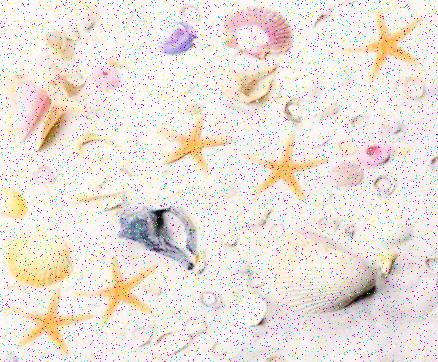
%> input picture Starfish.jpg, 438 x 362 px
$ octave Task4.m   (GNU Octave 9; MATLAB toolbox functions it lacks are replaced by stand-ins)
%> lines starting %> are read from the running program, lines starting %| are printed output that depends on the picture; in (x1, y1, x2, y2) boxes, pixels count from 0 and x2, y2 are one past the last pixel; in counts of white or black regions, pixels touching at a corner belong together; the program's own positions count from 1
% MATLAB script for Assessment Item-1
%Task-4
close all;
% Task-4.1:Load input image
InputImage = imread('Starfish.jpg');
%> InputImage is the input picture: size 362x438x3 uint8; mean R, G, B 235.5, 226.7, 219.8
% Task-4.2:Conversion of input image to greyscale
GrayImage = rgb2gray(imread('Starfish.jpg'));
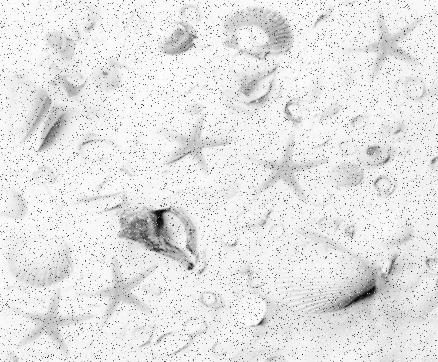
%> GrayImage: size 362x438 uint8; min 1, max 255, mean 228.6
% Task-4.3:Median filetring to remove noise from image
FilterImage = medfilt2(GrayImage);
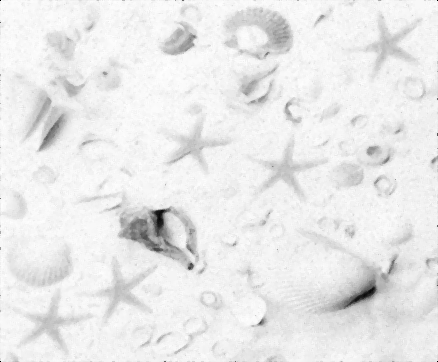
%> FilterImage: size 362x438 uint8; min 0, max 254, mean 233.8
% Task-4.4:Sharpening the Image after its Filtered
SharpenImage= imsharpen(FilterImage);

%Display all tasks from 4.1 - 4.4 in a subplot
figure('Name','Images of Task 4.1 - 4.4','NumberTitle','off');
subplot(2,2,1);imshow(InputImage); title('Output Image');
subplot(2,2,2);imshow(GrayImage); title('Grayscale Output Image');
subplot(2,2,3);imshow(FilterImage);title('Median Filter Image');
subplot(2,2,4);imshow(SharpenImage);title('Sharpened Image');

% Task-4.5:Binary Image Segmentation
ImageBW = imbinarize(SharpenImage,0.92);
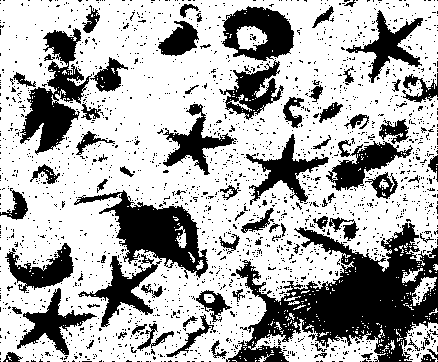
%> ImageBW: size 362x438 logical; 68% white; 2100 black regions (2019 under 20 px), largest, box (x1, y1, x2, y2) and area: (226, 223, 438, 362) 13166, (74, 190, 208, 279) 4412, (20, 28, 92, 155) 3682
ImageBW = ~ImageBW ;

% Task-4.6:Morphological Processing
se = strel('square',4);
se2 = strel('disk',3);
SharpenImage = imerode(ImageBW, se);
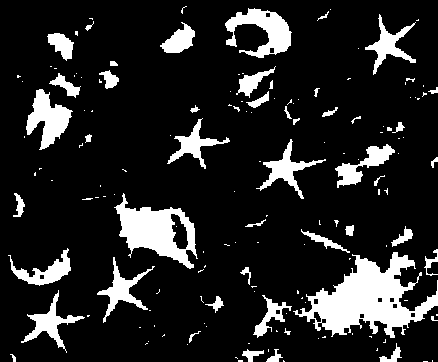
%> SharpenImage: size 362x438 logical; 14.3% white; 156 white regions (108 under 20 px), largest, box (x1, y1, x2, y2) and area: (293, 252, 438, 338) 5592, (114, 193, 198, 269) 2881, (225, 8, 292, 58) 1627
DilateImage = imdilate(SharpenImage, se2);
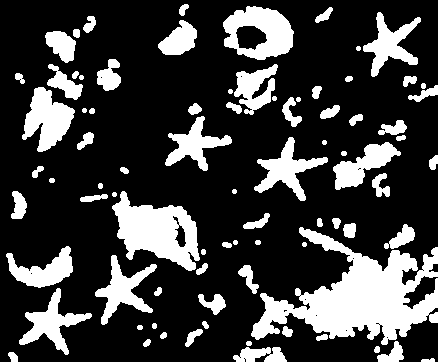
%> DilateImage: size 362x438 logical; 24.2% white; 82 white regions, largest, box (x1, y1, x2, y2) and area: (251, 227, 438, 345) 9620, (112, 191, 200, 271) 3851, (223, 6, 294, 60) 2351

MorphImage = bwareaopen(DilateImage, 250);
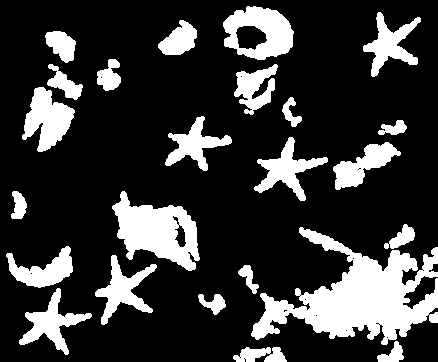
%> MorphImage: size 362x438 logical; 21.7% white; 24 white regions, largest, box (x1, y1, x2, y2) and area: (251, 227, 438, 345) 9620, (112, 191, 200, 271) 3851, (223, 6, 294, 60) 2351
% Step-7:Starfish recognition

MorphImage1 = MorphImage;
L = bwlabel(MorphImage1);
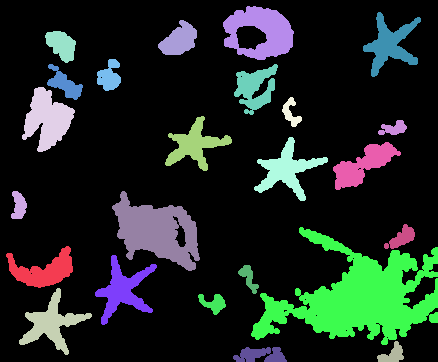
%> L: size 362x438 double; 25 distinct labels, from 0 to 24; one colour per label, 0 black
S = regionprops(L, 'Area', 'Perimeter');
%> S = 24 regions; largest, Area and Perimeter: 9620 1193.7, 3851 340.6, 2351 219.2, 1929 236.2, 1582 290.7
metrics = zeros(1,25);
area = [S.Area];
%> area = 24 values, max 9620 at index 17, min 257 at index 16, mean 1432.8
perimeter = [S.Perimeter];
%> perimeter = 24 values, max 1193.7 at index 17, min 76.76 at index 2, mean 220.9
for i = 1 : length(metrics)
%> (the run ends here)

$ run again, with Zebra.jpg copied over Starfish.jpg
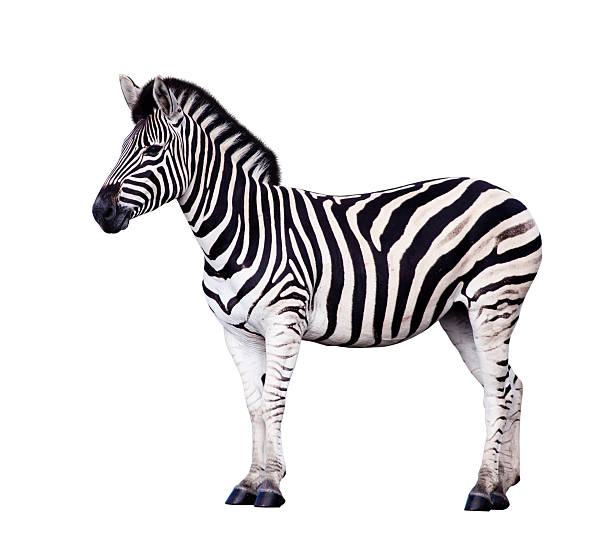
%> input picture Zebra.jpg, 612 x 556 px
%> InputImage is the input picture: size 556x612x3 uint8; mean R, G, B 225.2, 223.5, 224.6
%> `ImageBW = imbinarize(SharpenImage,0.92);`:
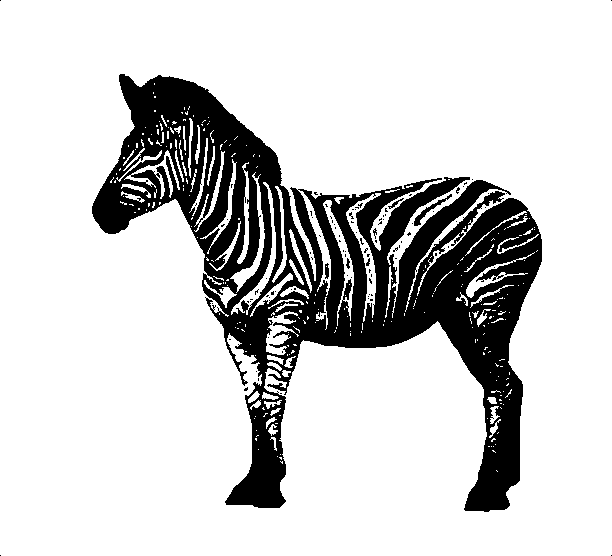
%> ImageBW: size 556x612 logical; 81.2% white; 97 black regions (91 under 20 px), largest, box (x1, y1, x2, y2) and area: (92, 74, 542, 512) 63271, (414, 194, 452, 226) 192, (325, 263, 329, 279) 52, (388, 198, 404, 209) 41, (346, 258, 350, 269) 26, (373, 228, 377, 239) 21
%> DilateImage: size 556x612 logical; 18.4% white; 26 white regions, largest, box (x1, y1, x2, y2) and area: (91, 73, 542, 512) 56878, (225, 406, 286, 508) 3318, (432, 208, 477, 251) 416
%> MorphImage: size 556x612 logical; 17.9% white; 4 white regions, box (x1, y1, x2, y2) and area: (91, 73, 542, 512) 56878, (225, 406, 286, 508) 3318, (432, 208, 477, 251) 416, (260, 262, 293, 296) 268
%> `L = bwlabel(MorphImage1);`:
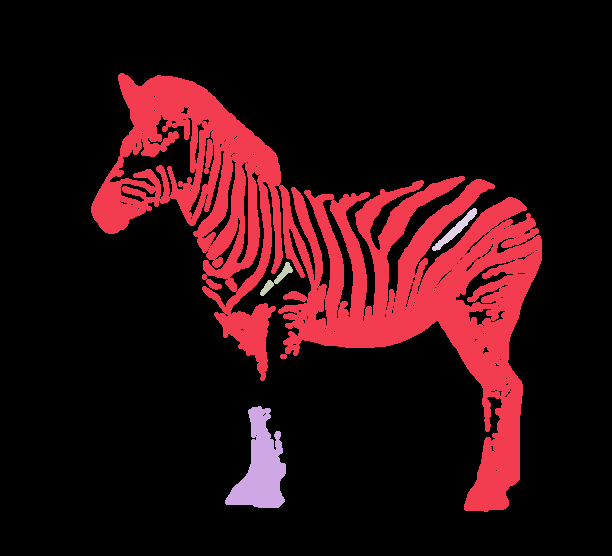
%> L: size 556x612 double; 5 distinct labels, from 0 to 4; one colour per label, 0 black
%> S = 4 regions; Area and Perimeter: 56878 4949, 3318 351.3, 416 125.8, 268 102.2
%> area = [56878 3318 268 416]
%> perimeter = [4949 351.3 102.2 125.8]
